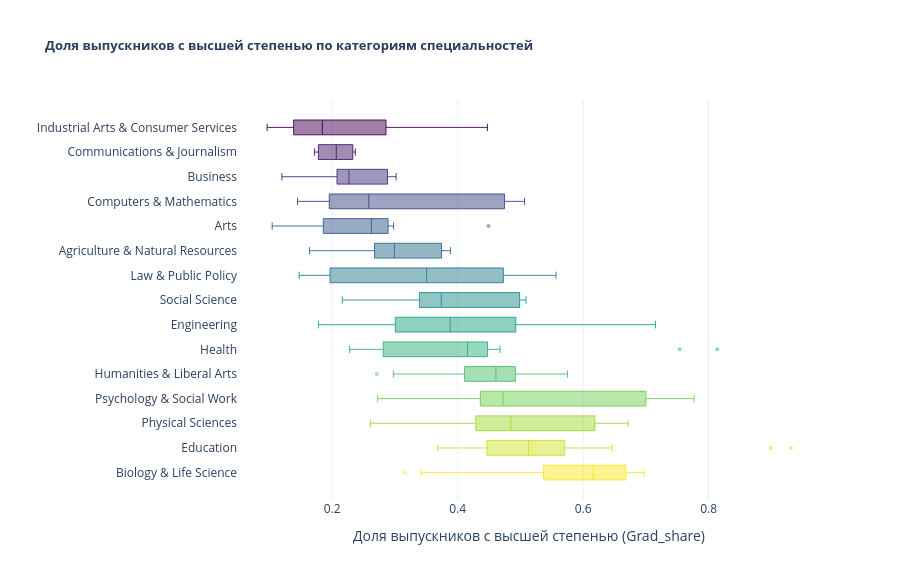

Source (notebook cell):
### Markdown cell above
$H_0$ — медианные значения `Grad_share` по группам `Major_category` не различаются;  
$H_1$ — `Grad_share` по группам `Major_category` различаются.

### Code cell
order = (
    df.groupby("Major_category", observed=True)["Grad_share"]
    .median()
    .sort_values(ascending=True)
    .index.tolist()
)

colors = pc.sample_colorscale("Viridis", len(order))
color_map = dict(zip(order, colors))

fig = px.box(
    df,
    y="Major_category",
    x="Grad_share",
    color="Major_category",
    category_orders={"Major_category": order},
    color_discrete_map=color_map,
    labels={
        "Grad_share": "Доля выпускников с высшей степенью (Grad_share)",
        "Major_category": "",
    },
    title="<b>Доля выпускников с высшей степенью по категориям специальностей</b>",
    template="plotly_white",
)
fig.update_traces(
    boxpoints="outliers",
    marker=dict(size=4, opacity=0.5),
    line=dict(width=0.9),
    width=0.6,
)
fig.update_layout(
    showlegend=False,
    title_font_size=13,
    width=900,
    height=580,
)
fig.show()

### Figure 1 — Plotly figure (JSON) as saved in the notebook; plotly's stock layout.template omitted (floating-point values rounded to 4 significant figures)
{"data": [{"alignmentgroup": "True", "boxpoints": "outliers", "hovertemplate": "=%{y}<br>Доля выпускников с высшей степенью (Grad_share)=%{x}<extra></extra>", "legendgroup": "Industrial Arts & Consumer Services", "line": {"width": 0.9}, "marker": {"color": "rgb(68, 1, 84)", "opacity": 0.5, "size": 4}, "name": "Industrial Arts & Consumer Services", "notched": false, "offsetgroup": "Industrial Arts & Consumer Services", "orientation": "h", "showlegend": true, "type": "box", "width": 0.6, "x": [0.09632, 0.1259, 0.1768, 0.1844, 0.2824, 0.287, 0.4475], "x0": " ", "xaxis": "x", "y": ["Industrial Arts & Consumer Services", "Industrial Arts & Consumer Services", "Industrial Arts & Consumer Services", "Industrial Arts & Consumer Services", "Industrial Arts & Consumer Services", "Industrial Arts & Consumer Services", "Industrial Arts & Consumer Services"], "y0": " ", "yaxis": "y"}, {"alignmentgroup": "True", "boxpoints": "outliers", "hovertemplate": "=%{y}<br>Доля выпускников с высшей степенью (Grad_share)=%{x}<extra></extra>", "legendgroup": "Communications & Journalism", "line": {"width": 0.9}, "marker": {"color": "rgb(71, 26, 107)", "opacity": 0.5, "size": 4}, "name": "Communications & Journalism", "notched": false, "offsetgroup": "Communications & Journalism", "orientation": "h", "showlegend": true, "type": "box", "width": 0.6, "x": [0.1719, 0.1842, 0.2289, 0.237], "x0": " ", "xaxis": "x", "y": ["Communications & Journalism", "Communications & Journalism", "Communications & Journalism", "Communications & Journalism"], "y0": " ", "yaxis": "y"}, {"alignmentgroup": "True", "boxpoints": "outliers", "hovertemplate": "=%{y}<br>Доля выпускников с высшей степенью (Grad_share)=%{x}<extra></extra>", "legendgroup": "Business", "line": {"width": 0.9}, "marker": {"color": "rgb(69, 49, 125)", "opacity": 0.5, "size": 4}, "name": "Business", "notched": false, "offsetgroup": "Business", "orientation": "h", "showlegend": true, "type": "box", "width": 0.6, "x": [0.1198, 0.1565, 0.1905, 0.2135, 0.2185, 0.2244, 0.2267, 0.2361, 0.2501, 0.288, 0.2893, 0.2925, 0.302], "x0": " ", "xaxis": "x", "y": ["Business", "Business", "Business", "Business", "Business", "Business", "Business", "Business", "Business", "Business", "Business", "Business", "Business"], "y0": " ", "yaxis": "y"}, {"alignmentgroup": "True", "boxpoints": "outliers", "hovertemplate": "=%{y}<br>Доля выпускников с высшей степенью (Grad_share)=%{x}<extra></extra>", "legendgroup": "Computers & Mathematics", "line": {"width": 0.9}, "marker": {"color": "rgb(63, 71, 136)", "opacity": 0.5, "size": 4}, "name": "Computers & Mathematics", "notched": false, "offsetgroup": "Computers & Mathematics", "orientation": "h", "showlegend": true, "type": "box", "width": 0.6, "x": [0.1448, 0.1654, 0.1863, 0.2229, 0.228, 0.2583, 0.3049, 0.4074, 0.4971, 0.4973, 0.5067], "x0": " ", "xaxis": "x", "y": ["Computers & Mathematics", "Computers & Mathematics", "Computers & Mathematics", "Computers & Mathematics", "Computers & Mathematics", "Computers & Mathematics", "Computers & Mathematics", "Computers & Mathematics", "Computers & Mathematics", "Computers & Mathematics", "Computers & Mathematics"], "y0": " ", "yaxis": "y"}, {"alignmentgroup": "True", "boxpoints": "outliers", "hovertemplate": "=%{y}<br>Доля выпускников с высшей степенью (Grad_share)=%{x}<extra></extra>", "legendgroup": "Arts", "line": {"width": 0.9}, "marker": {"color": "rgb(55, 91, 140)", "opacity": 0.5, "size": 4}, "name": "Arts", "notched": false, "offsetgroup": "Arts", "orientation": "h", "showlegend": true, "type": "box", "width": 0.6, "x": [0.1044, 0.1743, 0.1974, 0.2511, 0.274, 0.2802, 0.2979, 0.4492], "x0": " ", "xaxis": "x", "y": ["Arts", "Arts", "Arts", "Arts", "Arts", "Arts", "Arts", "Arts"], "y0": " ", "yaxis": "y"}, {"alignmentgroup": "True", "boxpoints": "outliers", "hovertemplate": "=%{y}<br>Доля выпускников с высшей степенью (Grad_share)=%{x}<extra></extra>", "legendgroup": "Agriculture & Natural Resources", "line": {"width": 0.9}, "marker": {"color": "rgb(47, 110, 142)", "opacity": 0.5, "size": 4}, "name": "Agriculture & Natural Resources", "notched": false, "offsetgroup": "Agriculture & Natural Resources", "orientation": "h", "showlegend": true, "type": "box", "width": 0.6, "x": [0.164, 0.2633, 0.2676, 0.2758, 0.2891, 0.3093, 0.3482, 0.3744, 0.3834, 0.3885], "x0": " ", "xaxis": "x", "y": ["Agriculture & Natural Resources", "Agriculture & Natural Resources", "Agriculture & Natural Resources", "Agriculture & Natural Resources", "Agriculture & Natural Resources", "Agriculture & Natural Resources", "Agriculture & Natural Resources", "Agriculture & Natural Resources", "Agriculture & Natural Resources", "Agriculture & Natural Resources"], "y0": " ", "yaxis": "y"}, {"alignmentgroup": "True", "boxpoints": "outliers", "hovertemplate": "=%{y}<br>Доля выпускников с высшей степенью (Grad_share)=%{x}<extra></extra>", "legendgroup": "Law & Public Policy", "line": {"width": 0.9}, "marker": {"color": "rgb(40, 126, 142)", "opacity": 0.5, "size": 4}, "name": "Law & Public Policy", "notched": false, "offsetgroup": "Law & Public Policy", "orientation": "h", "showlegend": true, "type": "box", "width": 0.6, "x": [0.1474, 0.213, 0.3506, 0.4448, 0.557], "x0": " ", "xaxis": "x", "y": ["Law & Public Policy", "Law & Public Policy", "Law & Public Policy", "Law & Public Policy", "Law & Public Policy"], "y0": " ", "yaxis": "y"}, {"alignmentgroup": "True", "boxpoints": "outliers", "hovertemplate": "=%{y}<br>Доля выпускников с высшей степенью (Grad_share)=%{x}<extra></extra>", "legendgroup": "Social Science", "line": {"width": 0.9}, "marker": {"color": "rgb(34, 144, 140)", "opacity": 0.5, "size": 4}, "name": "Social Science", "notched": false, "offsetgroup": "Social Science", "orientation": "h", "showlegend": true, "type": "box", "width": 0.6, "x": [0.2162, 0.3241, 0.3441, 0.3703, 0.3739, 0.4249, 0.4959, 0.5077, 0.509], "x0": " ", "xaxis": "x", "y": ["Social Science", "Social Science", "Social Science", "Social Science", "Social Science", "Social Science", "Social Science", "Social Science", "Social Science"], "y0": " ", "yaxis": "y"}, {"alignmentgroup": "True", "boxpoints": "outliers", "hovertemplate": "=%{y}<br>Доля выпускников с высшей степенью (Grad_share)=%{x}<extra></extra>", "legendgroup": "Engineering", "line": {"width": 0.9}, "marker": {"color": "rgb(34, 162, 135)", "opacity": 0.5, "size": 4}, "name": "Engineering", "notched": false, "offsetgroup": "Engineering", "orientation": "h", "showlegend": true, "type": "box", "width": 0.6, "x": [0.178, 0.1965, 0.197, 0.2365, 0.2457, 0.259, 0.2881, 0.3048, 0.3272, 0.3465, 0.3573, 0.3674, 0.3676, 0.3677, 0.3881, 0.3978, 0.3987, 0.4067, 0.428, 0.4296, 0.4583, 0.4924, 0.4934, 0.5162, 0.521, 0.5336, 0.5477, 0.6419, 0.7154], "x0": " ", "xaxis": "x", "y": ["Engineering", "Engineering", "Engineering", "Engineering", "Engineering", "Engineering", "Engineering", "Engineering", "Engineering", "Engineering", "Engineering", "Engineering", "Engineering", "Engineering", "Engineering", "Engineering", "Engineering", "Engineering", "Engineering", "Engineering", "Engineering", "Engineering", "Engineering", "Engineering", "Engineering", "Engineering", "Engineering", "Engineering", "Engineering"], "y0": " ", "yaxis": "y"}, {"alignmentgroup": "True", "boxpoints": "outliers", "hovertemplate": "=%{y}<br>Доля выпускников с высшей степенью (Grad_share)=%{x}<extra></extra>", "legendgroup": "Health", "line": {"width": 0.9}, "marker": {"color": "rgb(48, 178, 124)", "opacity": 0.5, "size": 4}, "name": "Health", "notched": false, "offsetgroup": "Health", "orientation": "h", "showlegend": true, "type": "box", "width": 0.6, "x": [0.2278, 0.238, 0.2537, 0.309, 0.3774, 0.4153, 0.4162, 0.4194, 0.4277, 0.4675, 0.754, 0.8137], "x0": " ", "xaxis": "x", "y": ["Health", "Health", "Health", "Health", "Health", "Health", "Health", "Health", "Health", "Health", "Health", "Health"], "y0": " ", "yaxis": "y"}, {"alignmentgroup": "True", "boxpoints": "outliers", "hovertemplate": "=%{y}<br>Доля выпускников с высшей степенью (Grad_share)=%{x}<extra></extra>", "legendgroup": "Humanities & Liberal Arts", "line": {"width": 0.9}, "marker": {"color": "rgb(77, 193, 107)", "opacity": 0.5, "size": 4}, "name": "Humanities & Liberal Arts", "notched": false, "offsetgroup": "Humanities & Liberal Arts", "orientation": "h", "showlegend": true, "type": "box", "width": 0.6, "x": [0.271, 0.2975, 0.3882, 0.4081, 0.4191, 0.4288, 0.4565, 0.4611, 0.464, 0.4694, 0.4817, 0.4955, 0.4991, 0.5305, 0.5752], "x0": " ", "xaxis": "x", "y": ["Humanities & Liberal Arts", "Humanities & Liberal Arts", "Humanities & Liberal Arts", "Humanities & Liberal Arts", "Humanities & Liberal Arts", "Humanities & Liberal Arts", "Humanities & Liberal Arts", "Humanities & Liberal Arts", "Humanities & Liberal Arts", "Humanities & Liberal Arts", "Humanities & Liberal Arts", "Humanities & Liberal Arts", "Humanities & Liberal Arts", "Humanities & Liberal Arts", "Humanities & Liberal Arts"], "y0": " ", "yaxis": "y"}, {"alignmentgroup": "True", "boxpoints": "outliers", "hovertemplate": "=%{y}<br>Доля выпускников с высшей степенью (Grad_share)=%{x}<extra></extra>", "legendgroup": "Psychology & Social Work", "line": {"width": 0.9}, "marker": {"color": "rgb(115, 207, 85)", "opacity": 0.5, "size": 4}, "name": "Psychology & Social Work", "notched": false, "offsetgroup": "Psychology & Social Work", "orientation": "h", "showlegend": true, "type": "box", "width": 0.6, "x": [0.2725, 0.4047, 0.4467, 0.4637, 0.4725, 0.5202, 0.6817, 0.7554, 0.777], "x0": " ", "xaxis": "x", "y": ["Psychology & Social Work", "Psychology & Social Work", "Psychology & Social Work", "Psychology & Social Work", "Psychology & Social Work", "Psychology & Social Work", "Psychology & Social Work", "Psychology & Social Work", "Psychology & Social Work"], "y0": " ", "yaxis": "y"}, {"alignmentgroup": "True", "boxpoints": "outliers", "hovertemplate": "=%{y}<br>Доля выпускников с высшей степенью (Grad_share)=%{x}<extra></extra>", "legendgroup": "Physical Sciences", "line": {"width": 0.9}, "marker": {"color": "rgb(161, 217, 56)", "opacity": 0.5, "size": 4}, "name": "Physical Sciences", "notched": false, "offsetgroup": "Physical Sciences", "orientation": "h", "showlegend": true, "type": "box", "width": 0.6, "x": [0.261, 0.3574, 0.4289, 0.466, 0.4843, 0.4852, 0.5303, 0.6189, 0.6223, 0.6717], "x0": " ", "xaxis": "x", "y": ["Physical Sciences", "Physical Sciences", "Physical Sciences", "Physical Sciences", "Physical Sciences", "Physical Sciences", "Physical Sciences", "Physical Sciences", "Physical Sciences", "Physical Sciences"], "y0": " ", "yaxis": "y"}, {"alignmentgroup": "True", "boxpoints": "outliers", "hovertemplate": "=%{y}<br>Доля выпускников с высшей степенью (Grad_share)=%{x}<extra></extra>", "legendgroup": "Education", "line": {"width": 0.9}, "marker": {"color": "rgb(207, 225, 41)", "opacity": 0.5, "size": 4}, "name": "Education", "notched": false, "offsetgroup": "Education", "orientation": "h", "showlegend": true, "type": "box", "width": 0.6, "x": [0.3681, 0.4272, 0.429, 0.4449, 0.4484, 0.4564, 0.465, 0.5011, 0.5249, 0.5407, 0.5606, 0.5627, 0.5787, 0.6463, 0.8989, 0.9312], "x0": " ", "xaxis": "x", "y": ["Education", "Education", "Education", "Education", "Education", "Education", "Education", "Education", "Education", "Education", "Education", "Education", "Education", "Education", "Education", "Education"], "y0": " ", "yaxis": "y"}, {"alignmentgroup": "True", "boxpoints": "outliers", "hovertemplate": "=%{y}<br>Доля выпускников с высшей степенью (Grad_share)=%{x}<extra></extra>", "legendgroup": "Biology & Life Science", "line": {"width": 0.9}, "marker": {"color": "rgb(253, 231, 37)", "opacity": 0.5, "size": 4}, "name": "Biology & Life Science", "notched": false, "offsetgroup": "Biology & Life Science", "orientation": "h", "showlegend": true, "type": "box", "width": 0.6, "x": [0.3158, 0.3415, 0.5201, 0.5371, 0.5704, 0.5901, 0.6019, 0.6303, 0.6481, 0.6627, 0.668, 0.6736, 0.6876, 0.6973], "x0": " ", "xaxis": "x", "y": ["Biology & Life Science", "Biology & Life Science", "Biology & Life Science", "Biology & Life Science", "Biology & Life Science", "Biology & Life Science", "Biology & Life Science", "Biology & Life Science", "Biology & Life Science", "Biology & Life Science", "Biology & Life Science", "Biology & Life Science", "Biology & Life Science", "Biology & Life Science"], "y0": " ", "yaxis": "y"}], "layout": {"boxmode": "overlay", "height": 580, "legend": {"title": {"text": ""}, "tracegroupgap": 0}, "showlegend": false, "title": {"font": {"size": 13}, "text": "<b>Доля выпускников с высшей степенью по категориям специальностей</b>"}, "width": 900, "xaxis": {"anchor": "y", "domain": [0, 1], "title": {"text": "Доля выпускников с высшей степенью (Grad_share)"}}, "yaxis": {"anchor": "x", "categoryarray": ["Biology & Life Science", "Education", "Physical Sciences", "Psychology & Social Work", "Humanities & Liberal Arts", "Health", "Engineering", "Social Science", "Law & Public Policy", "Agriculture & Natural Resources", "Arts", "Computers & Mathematics", "Business", "Communications & Journalism", "Industrial Arts & Consumer Services"], "categoryorder": "array", "domain": [0, 1], "title": {"text": ""}}}}
